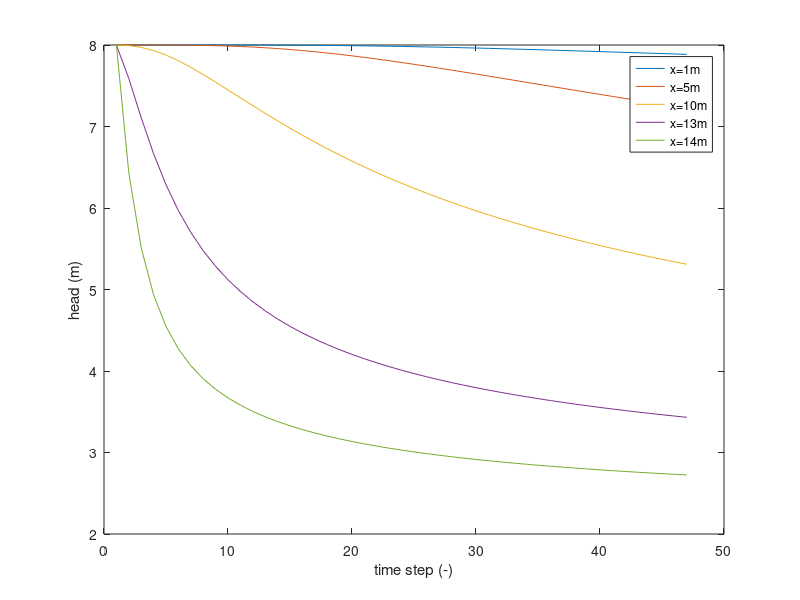

MATLAB code for this plot:
% FDM 
% implictit method
% homogenous, isotropic, 1D, confined flow
close all
clear all

%%
%initial condition
h0(1:16)=8.0;

%base parameters
dx=1;
L=15;
T=0.90; %=bK m2/d
S=0.04;
%dt=0.0139; %days
%dt=0.01; %days
%r=T/S*dt/(dx^2);
r=0.48;
%r=0.52;
dt=r/(T/S/(dx^2)); %days

days=1;
steps=round(days/dt);

%boundary conditions
%initial conditions
h(1:16,1)=h0;

%LBC constant head
h(1,1:steps)=8.0;
%RBC constant head
h(16,1:steps)=2.0;

%%
% for loop space and time
% solve [K][ht+1]=[ht]

K(1:16,1:16)=0;
ht(1:16,1)=0;
for t=1:steps-1
    %build matrice
    K(1,1)=1;
    ht(1,1)=h(1,t);
    for i=2:15
       K(i,i-1)=-r;
       K(i,i)=1+2*r;
       K(i,i+1)=-r;
       ht(i,1)=h(i,t);
    end
    K(16,16)=1;
    ht(16,1)=h(16,t);
    %solve
    ht1=K^(-1)*ht;
    ht2=inv(K)*ht;
    ht3 = K\ht;  %the fastest, left division
    ht4 = linsolve(K,ht);
    

    %solve using LU Matlab
    [L,U]=lu(K);  %strictly lower and upper triangular
    [L,U,P]=lu(K); %strictly upper triangular and lower with unit diagonal
    d=L\ht;
    ht1=U\d;
    
    %solve using cholesky Matlab
    U=chol(K);
    d=U'\ht;
    ht2=U\d;
    
 
    
    
    h(:,t+1)=ht1;
    as=1;
    
end

%%
%plot results
figure
plot(h(2,:),'DisplayName','x=1m')
hold on
plot(h(6,:),'DisplayName','x=5m')
plot(h(11,:),'DisplayName','x=10m')
plot(h(14,:),'DisplayName','x=13m')
plot(h(15,:),'DisplayName','x=14m')
ylabel('head (m)')
xlabel('time step (-)')
legend('show')